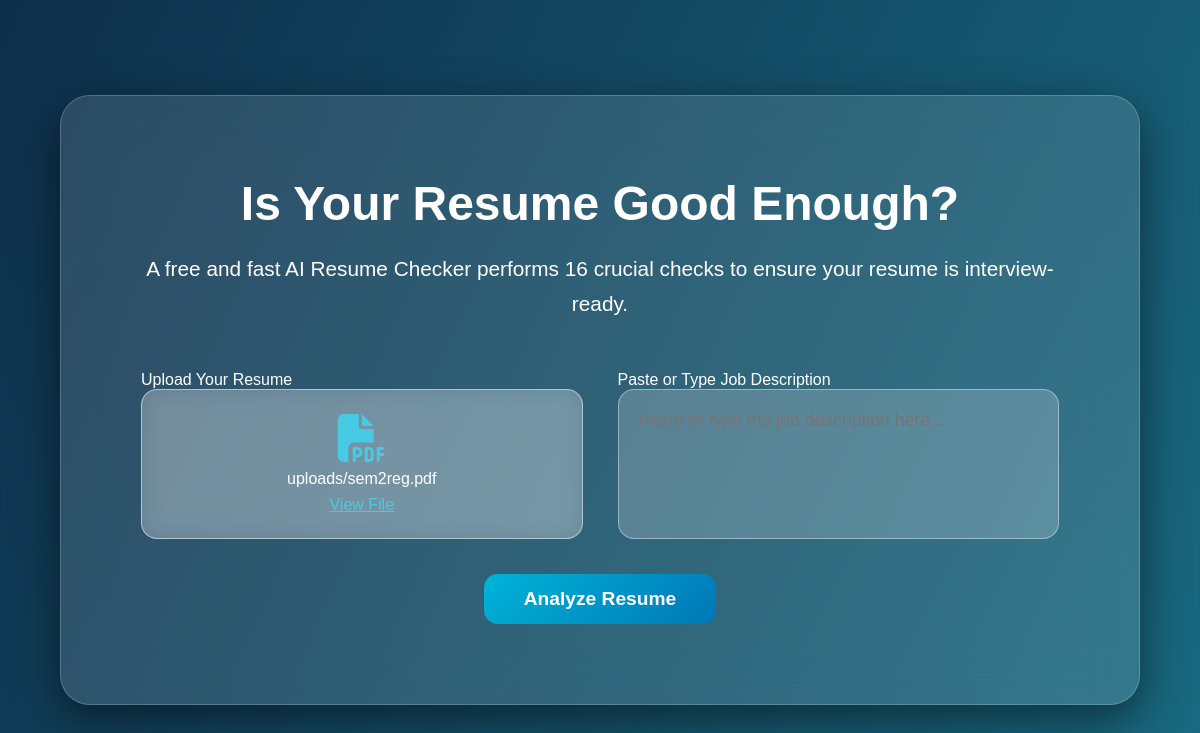
The page /upload2/ on the database as committed earlier.
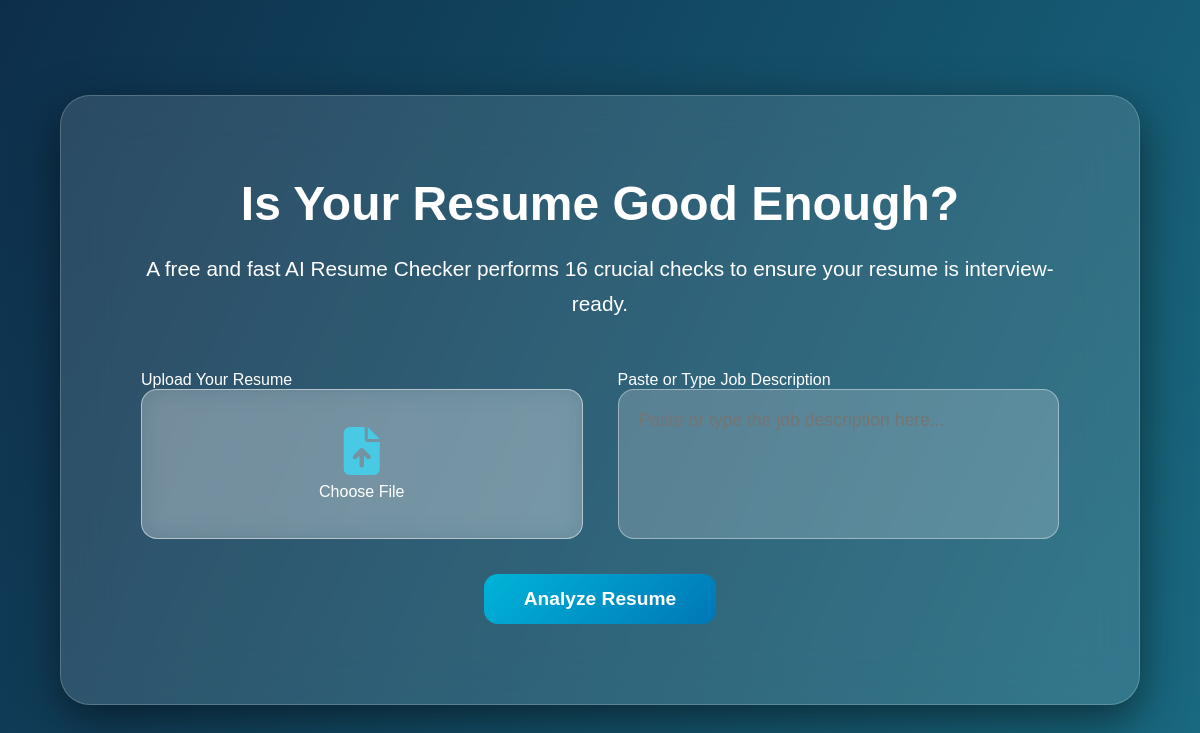
The same page on the database as committed later.
### resume_app/models.py (models this page shows, shortened)
class UploadFile(models.Model):
    file = models.FileField(upload_to='uploads/')
    uploaded_at = models.DateTimeField(auto_now_add=True)

### resume_app/views.py (the view)
# urls.py: path("upload2/",views.upload2,name='upload2'),
def upload2(request):
    files = UploadFile.objects.all()
    if request.method == "POST":
        form = ResumeForm(request.POST, request.FILES)
        if form.is_valid():
            form.save()
            return redirect('upload2')
    else:
        form = ResumeForm()
    return render(request, 'upload2.html', {'form': form, 'files': files})

### resume_app/forms.py
class ResumeForm(forms.ModelForm):
    class Meta:
        model = UploadFile
        fields = ['file']

### resume_app/templates/upload2.html (shortened to what this page needs)
<!DOCTYPE html>
<html lang="en">
<head>
  <link rel="stylesheet"
  href="https://cdnjs.cloudflare.com/ajax/libs/font-awesome/6.5.0/css/all.min.css"/>
</head>
<body>
  <div class="container">
    <h1>Is Your Resume Good Enough?</h1>
    <p>A free and fast AI Resume Checker performs 16 crucial checks to ensure your resume is interview-ready.</p>
    <form method="POST" enctype="multipart/form-data">
      <div class="input-group">
        <div class="upload-box">
          <label>Upload Your Resume</label>
          <div class="file-input">
            <div class="file-label" id="previewBox">
              {% if files %}
                <i class="fa-solid fa-file-pdf"></i>
                <span>{{ files.0.file.name }}</span>
                <a href="{% url 'view_file' files.0.id %}" target="_blank" style="color:#48cae4;text-decoration:underline;">
                  View File
                </a>
              {% else %}
                <i class="fa-solid fa-file-arrow-up"></i>
                <span>Choose File</span>
              {% endif %}
            </div>
          </div>
        </div>
        <div class="text-box">
          <label>Paste or Type Job Description</label>
          <textarea placeholder="Paste or type the job description here..."></textarea>
        </div>
      </div>
      <button type="submit" name="analyze">Analyze Resume</button>
    </form>
  </div>
</body>
</html>

### resume_app/templates/upload2.html (style rules this page uses)
* { margin: 0; padding: 0; box-sizing: border-box; font-family: 'Poppins', sans-serif; }
body { background: linear-gradient(115deg, rgba(0, 35, 65, 0.95), rgba(0, 90, 115, 0.9)), url('https://images.unsplash.com/photo-1531297484001-80022131f5a1?auto=format&fit=crop&w=1920&q=80') no-repeat center center/cover; min-height: 100vh; display: flex; align-items: center; justify-content: center; padding: 60px; color: #fff; }
.container { width: 100%; max-width: 1250px; padding: 80px; border-radius: 30px; background: rgba(255, 255, 255, 0.12); backdrop-filter: blur(25px); border: 1px solid rgba(255, 255, 255, 0.2); box-shadow: 0 15px 45px rgba(0, 0, 0, 0.5); text-align: center; animation: fadeIn 0.8s ease; }
h1 { font-size: 3rem; margin-bottom: 20px; font-weight: 700; }
p { font-size: 1.3rem; margin-bottom: 50px; line-height: 1.7; }
form { display: flex; flex-direction: column; align-items: center; gap: 35px; width: 100%; }
.input-group { display: flex; justify-content: space-between; gap: 35px; width: 100%; }
.upload-box, .text-box { flex: 1; display: flex; flex-direction: column; align-items: start; }
.file-input { position: relative; width: 100%; height: 150px; border-radius: 16px; }
.file-label { background: rgba(255, 255, 255, 0.25); color: #fff; height: 100%; border-radius: 16px; border: 1px solid rgba(255, 255, 255, 0.5); backdrop-filter: blur(12px); display: flex; flex-direction: column; align-items: center; justify-content: center; gap: 8px; padding: 10px; }
.file-label i { font-size: 3rem; color: #48cae4; }
textarea { width: 100%; height: 150px; border-radius: 16px; border: 1px solid rgba(255, 255, 255, 0.4); background: rgba(255, 255, 255, 0.2); color: #fff; padding: 20px; resize: none; font-size: 1.1rem; }
button { background: linear-gradient(135deg, #00b4d8, #0077b6); padding: 14px 40px; border-radius: 14px; font-size: 1.2rem; color: white; border: none; cursor: pointer; font-weight: 600; transition: 0.3s; }

Rows that differ between the two databases and show on the page:
removed UploadFile: file "uploads/sem2reg.pdf"
Other text that changed with them:
text no longer shown: "View File"
text now shown: "Choose File"
